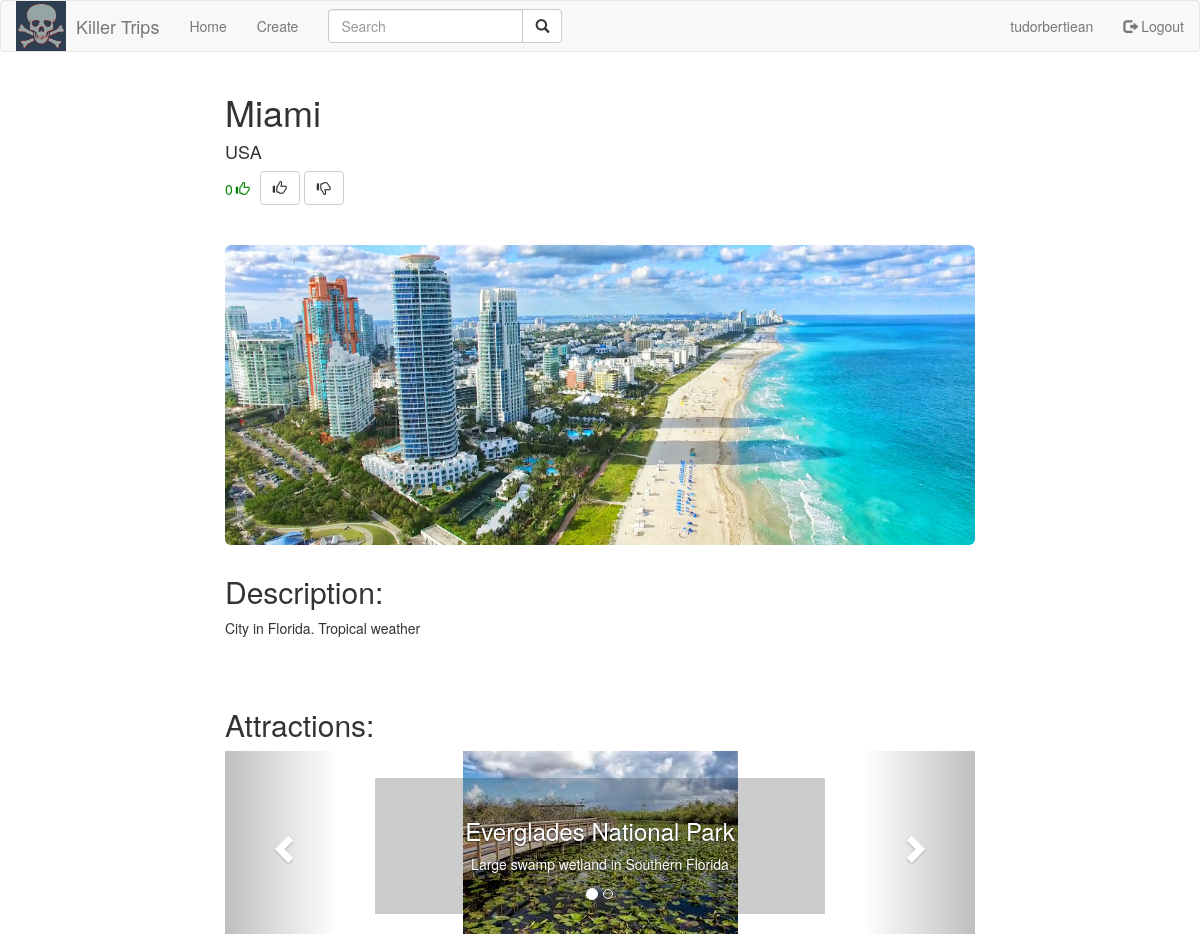
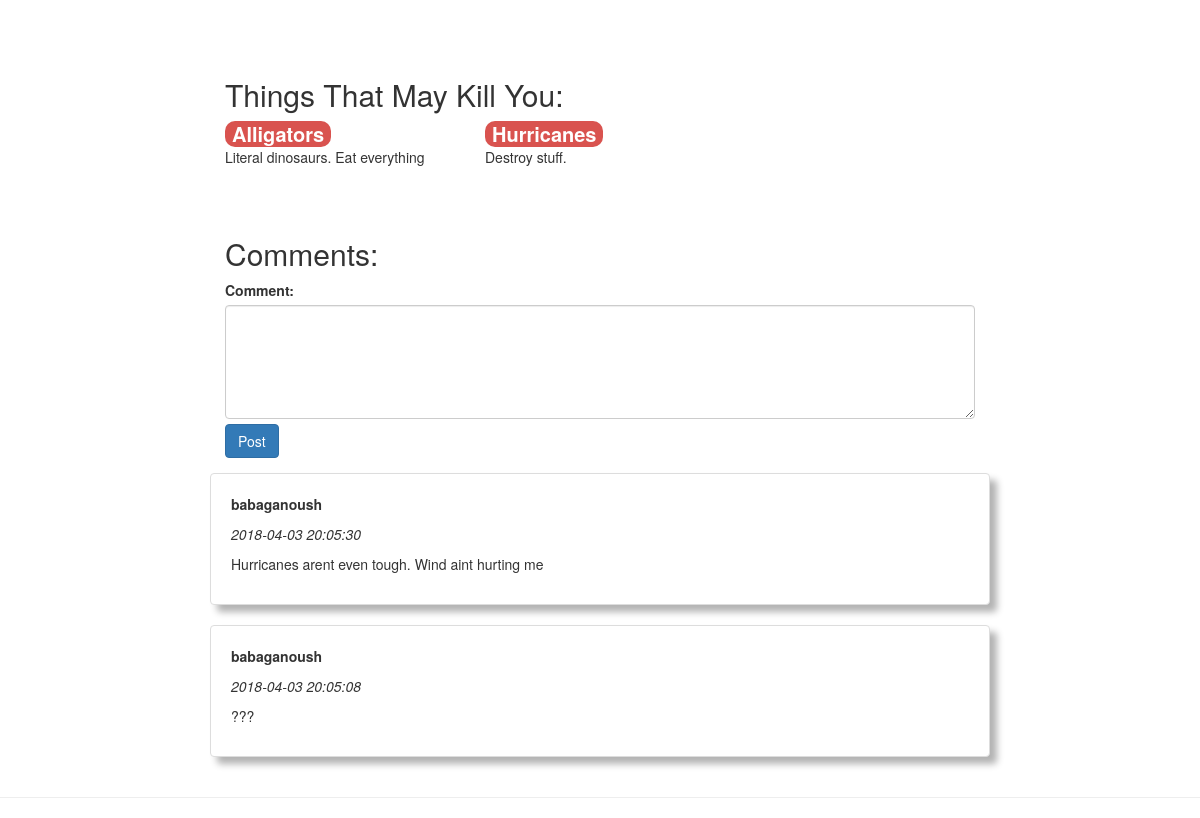
The page /src/views/city.php?cityid=50 (signed in) on the database its author committed (2 pictures, top to bottom).
### tables this page shows
CREATE TABLE `cities` (
  `cityid` int(11) NOT NULL,
  `city` varchar(100) NOT NULL,
  `description` varchar(1000) NOT NULL,
  `country` varchar(100) NOT NULL,
  `image` varchar(200) NOT NULL,
  `date` timestamp NOT NULL DEFAULT CURRENT_TIMESTAMP
);

CREATE TABLE `attractions` (
  `attractionid` int(11) NOT NULL,
  `image` varchar(200) NOT NULL,
  `name` varchar(200) NOT NULL,
  `description` varchar(1000) NOT NULL,
  `cityid` int(11) NOT NULL,
  `date` timestamp NOT NULL DEFAULT CURRENT_TIMESTAMP
);

CREATE TABLE `killinfo` (
  `killid` int(11) NOT NULL,
  `cityid` int(11) NOT NULL,
  `date` timestamp NOT NULL DEFAULT CURRENT_TIMESTAMP,
  `killtext` text NOT NULL,
  `killname` varchar(100) NOT NULL
);

CREATE TABLE `comments` (
  `commentid` int(11) NOT NULL,
  `date` timestamp NOT NULL DEFAULT CURRENT_TIMESTAMP,
  `userid` int(11) NOT NULL,
  `comment` varchar(400) NOT NULL,
  `cityid` int(11) NOT NULL
);

CREATE TABLE `users` (
  `userid` int(11) NOT NULL,
  `username` varchar(32) NOT NULL,
  `password` varchar(64) NOT NULL,
  `permission` varchar(32) NOT NULL
);

### src/php/Cities.php (called while the page is built, shortened)
<?php
class Cities {
    public static function getCityById($id){
		try {
            $db = Database::getConnection();
            $queryString = "SELECT * FROM `cities` WHERE `cityid` = $id";
            $result = $db->query($queryString);
            if (($result->num_rows)>0){
                $city = $result->fetch_assoc();
            } else {
                header("Location: /killer-trips/src/views/404.php");
            }
            return $city;
        }
        catch(mysqli_sql_exception $e){
            echo "Connection failed: " . $e->getMessage();
        }
    }
}
?>

### src/php/Votes.php (called while the page is built, shortened)
<?php
class Votes {
	public static function getVotesForCity($cityid){
		try {
            $db = Database::getConnection();
            $queryString = "SELECT count(case when cityid = $cityid and score = 1 then 1 end) as upvote, count(case when cityid = $cityid and score = -1 then 1 end) as downvote FROM vote";
            $result = $db->query($queryString);
            $row = $result->fetch_assoc();
            $upvotes = $row["upvote"];
            $downvote = $row["downvote"];
            $difference = (int)$upvotes - (int)$downvote;
        }
        catch(mysqli_sql_exception $e){
            echo "Connection failed: " . $e->getMessage();
        }
        return $difference;
    }
    public static function hasUserVoted($cityid, $userid){
		try {
            $db = Database::getConnection();
            $hasvoted = 0;
            $queryString = "SELECT * FROM `vote` where cityid = $cityid and userid = $userid";
            $result = $db->query($queryString);
        }
        catch(mysqli_sql_exception $e){
            echo "Connection failed: " . $e->getMessage();
        }
        return (int)$hasvoted;
    }
}
?>

### src/php/Attractions.php (called while the page is built, shortened)
<?php
class Attractions {
	public static function getAttractionsForCity($cityid){
		try {
            $db = Database::getConnection();
            $queryString = "SELECT * FROM `attractions` WHERE `cityid` = $cityid";
            $result = $db->query($queryString);
            $rows = array();
            while ($row = $result->fetch_assoc()) {
                array_push($rows, $row);
            }
        }
        catch(mysqli_sql_exception $e){
            echo "Connection failed: " . $e->getMessage();
        }
        return $rows;
    }
}
?>

### src/php/KillInfo.php (called while the page is built, shortened)
<?php
class KillInfo {
	public static function getKillInfoForCity($cityid){
		try {
            $db = Database::getConnection();
            $queryString = "SELECT * FROM `killinfo` WHERE `cityid` = $cityid";
            $result = $db->query($queryString);
            $rows = array();
            while ($row = $result->fetch_assoc()) {
                array_push($rows, $row);
            }
        }
        catch(mysqli_sql_exception $e){
            echo "Connection failed: " . $e->getMessage();
        }
        return $rows;
    }
}
?>

### src/php/Comments.php (called while the page is built, shortened)
<?php
class Comments {
	public static function getCommentsForCity($cityid){
		try {
            $db = Database::getConnection();
            $queryString = "SELECT * FROM `comments` WHERE `cityid` = $cityid ORDER BY `date` DESC";
            $result = $db->query($queryString);
            $rows = array();
            while ($row = $result->fetch_assoc()) {
                array_push($rows, $row);
            }
        }
        catch(mysqli_sql_exception $e){
            echo "Connection failed: " . $e->getMessage();
        }
        return $rows;
    }
}
?>

### src/php/User.php (called while the page is built, shortened)
<?php
class User {
	public static function getUserById($userid){
		try {
            $db = Database::getConnection();
            $queryString = "SELECT * FROM `users` WHERE `userid` = $userid";
            $result = $db->query($queryString);
            $user = $result->fetch_assoc();
        }
        catch(mysqli_sql_exception $e){
            echo "Connection failed: " . $e->getMessage();
        }
        return $user;
    }
}
?>

### src/views/city.php (the view, shortened to what this page needs)
<?php
    include("../php/Cities.php");
    include("../php/Attractions.php");
    include("../php/KillInfo.php");
    include("../php/Comments.php");
    include("../php/Votes.php");
    $city = Cities::getCityById($_GET["cityid"]);
    $hasvoted = Votes::hasUserVoted($_GET["cityid"], $_SESSION['userid']);
    $votescore = Votes::getVotesForCity($_GET["cityid"]);
    $attractions = Attractions::getAttractionsForCity($_GET["cityid"]);
    $killinfo = KillInfo::getKillInfoForCity($_GET["cityid"]);
    $comments = Comments::getCommentsForCity($_GET["cityid"]);
?>
<!DOCTYPE html>
    <head>
        <link rel="stylesheet" href="https://maxcdn.bootstrapcdn.com/bootstrap/3.3.7/css/bootstrap.min.css">
        <link rel="stylesheet" href="../css/cities.css">
    </head>
    <body>
      <nav class="navbar navbar-default">
        <div class="container-fluid">
          <div class="navbar-header">
            <a href="homepage.php" class="navbar-left"><img style="width: 50px; height:50px; margin-right: 10px;" src="../images/logo.jpg"></a>
            <a class="navbar-brand" href="homepage.php">Killer Trips</a>
          </div>
          <ul class="nav navbar-nav">
            <li><a href="homepage.php">Home</a></li>
          </ul>
          <?php
          if (isset($_SESSION['loggedin']) && $_SESSION['loggedin'] == true){
              ?>
            <ul class="nav navbar-nav">
              <li><a href="create.php">Create</a></li>
            </ul>
          <?php
            }
          ?>
          <?php
            if (isset($_SESSION['loggedin']) && $_SESSION['loggedin'] == true){
                ?>
                <ul class="nav navbar-nav navbar-right">
                  <li><a href="#"><?php echo $_SESSION['username'];?></a></li>
                  <li><a href="/killer-trips/src/php/Logout.php"><span class="glyphicon glyphicon-log-out"></span> Logout</a></li>
                </ul>
                <?php
              }
            ?>
          <form class="navbar-form navbar-left" method="get" action="list_cities.php">
            <div class="input-group">
              <input type="text" name="keyword" id="keyword" class="form-control" placeholder="Search">
              <div class="input-group-btn">
                <button class="btn btn-default" type="submit">
                  <i class="glyphicon glyphicon-search"></i>
                </button>
              </div>
            </div>
          </form>
        </div>
      </nav>
      <div class="container">
        <div class="row row-offcanvas row-offcanvas-right">
          <div class="col-md-offset-2 col-md-8">
            <h1><?php echo $city["city"]?></h1>
            <h4><?php echo $city["country"]?></h4>
            <p class="votescore" style="color: <?PHP echo ($votescore >= 0)? 'green': 'red'; ?>"><?php echo $votescore?></p>
            <span class="voteicon" style="color: <?PHP echo ($votescore >= 0)? 'green': 'red'; ?>"><i class="glyphicon <?PHP echo ($votescore >= 0)? 'glyphicon-thumbs-up': 'glyphicon-thumbs-down'; ?>"></i></span>
            <?php
            if (isset($_SESSION['loggedin']) && $_SESSION['loggedin'] == true){
                ?>
              <div class="votebuttons">
                <button class="btn btn-default up-button <?PHP echo ($hasvoted == 1)? "disabled hasvoted":(($hasvoted==-1)?"disabled":""); ?>" type="submit">
                    <i class="glyphicon glyphicon-thumbs-up"></i>
                </button>
                <button class="btn btn-default down-button <?PHP echo ($hasvoted == 1)? "disabled":(($hasvoted==-1)?"disabled hasvoted":""); ?>" type="submit">
                    <i class="glyphicon glyphicon-thumbs-down"></i>
                </button>
              </div>
              <?php
            }
            ?>
            <br>
            <br>
            <div class="jumbotron" style="background-image: url(../images/<?php echo $city["image"]?>);"></div>
            <h2>Description:</h2>
            <p><?php echo $city["description"]?></p>
            <br>
            <br>
            <h2>Attractions:</h2>
            <div id="attractionCarousel" class="carousel slide" data-interval="false">
              <ol class="carousel-indicators">
                <?php
                    $arrlength = count($attractions);
                    for($x = 0; $x < $arrlength; $x++) {
                      ?>
                      <li data-target="#myCarousel" data-slide-to="<?php $x ?>" class="<?PHP echo ($x == 0)? 'active': ''; ?>"></li>
                      <?php
                    }
                ?>
              </ol>
              <div class="carousel-inner">
              <?php
                    $arrlength = count($attractions);
                    for($x = 0; $x < $arrlength; $x++) {
                      $attraction = $attractions[$x];
                      ?>
                      <div class="item <?PHP echo ($x == 0)? 'active': ''; ?>">
                        <img src="../images/attractions/<?php echo $attraction['image'] ?>">
                        <div class="carousel-caption">
                          <h3><?php echo $attraction["name"]?></h3>
                          <p><?php echo $attraction['description'] ?></p>
                        </div>
                      </div>
                    <?php
                    }
                ?>
              </div>
              <a class="left carousel-control" href="#attractionCarousel" data-slide="prev">
                <span class="glyphicon glyphicon-chevron-left"></span>
              </a>
              <a class="right carousel-control" href="#attractionCarousel" data-slide="next">
                <span class="glyphicon glyphicon-chevron-right"></span>
              </a>
            </div>
            <br>
            <br>
            <br>
            <h2>Things That May Kill You:</h2>
            <div class="row">
              <?php
                $arrlength = count($killinfo);
                for($x = 0; $x < $arrlength; $x++) {
                  $info = $killinfo[$x];
                  ?>
                  <div class="col-6 col-lg-4 city">
                    <strong><span class="badge progress-bar-danger"><?php echo $info['killname']?></span></strong>
                    <p class="kill-description"><?php echo $info['killtext']?></p>
                  </div>
                  <?php
                }
              ?>
            </div>
            <br>
            <br>
            <h2>Comments:</h2>
            <?php
            if (isset($_SESSION['loggedin']) && $_SESSION['loggedin'] == true){
              $userid = $_SESSION["userid"];
              $cityid = $city["cityid"];
              ?>
              <form role="form" method="post" action="../php/AddComment.php?cityid=<?php echo $cityid?>&userid=<?php echo $userid?>">
                <div class="form-group">
                  <label for="comment">Comment:</label>
                  <textarea class="form-control" rows="5" name="comment" id="comment"></textarea>
                  <button style="margin-top:5px;" type="submit" class="btn btn-primary">Post</button>
                </div>
              </form>
              <?php
            }
            ?>
            <?php
                $arrlength = count($comments);
                for($x = 0; $x < $arrlength; $x++) {
                    $comment = $comments[$x];
                    include_once("../php/User.php");
                    $user = User::getUserById($comment["userid"]);
                    ?>
                    <div class="row">
                        <div class="panel panel-white panel-shadow">
                            <p><b><?php echo $user["username"]?></b></p>
                            <p><i><?php echo $comment["date"]?></i></p>
                            <p><?php echo strip_tags($comment["comment"],"?")?></p>
                        </div>
                    </div>
                    <?php
                  }
            ?>
            </div>
          </div>
        </div>
        <hr>
    </body>
</html>

### src/css/cities.css (style rules this page uses)
.jumbotron { height: 300px; -webkit-background-size: 100% 100%; -moz-background-size: 100% 100%; -o-background-size: 100% 100%; background-size: 100% 100%; }
.panel-shadow { padding: 20px; }
.panel-shadow { box-shadow: rgba(0, 0, 0, 0.3) 7px 7px 7px; }
.panel-white { border: 1px solid #dddddd; }
@media screen and (min-width: 768px) { .carousel-caption { color: #fff; background-color: rgba(0, 0, 0, 0.2); } }
.carousel-inner > .item > img { margin: 0 auto; }
.badge { font-size: 20px; }
.votescore { float: left; margin-top: 8px; margin-right: 3px; }
.voteicon { margin-top: 8px; margin-right: 10px; float: left; }

### rows shown on the page
cities: city "Miami", country "USA", image (picture), description "City in Florida. Tropical weather"
attractions: image (picture), name "Everglades National Park", description "Large swamp wetland in Southern Florida"
killinfo: killname "Alligators", killtext "Literal dinosaurs. Eat everything"
killinfo: killname "Hurricanes", killtext "Destroy stuff."
comments: userid.username "babaganoush", date "2018-04-03 20:05:30", comment "Hurricanes arent even tough. Wind aint hurting me"
comments: userid.username "babaganoush", date "2018-04-03 20:05:08", comment "???"

### other values the page prints
$_SESSION['username'] "tudorbertiean"
$votescore "0"
